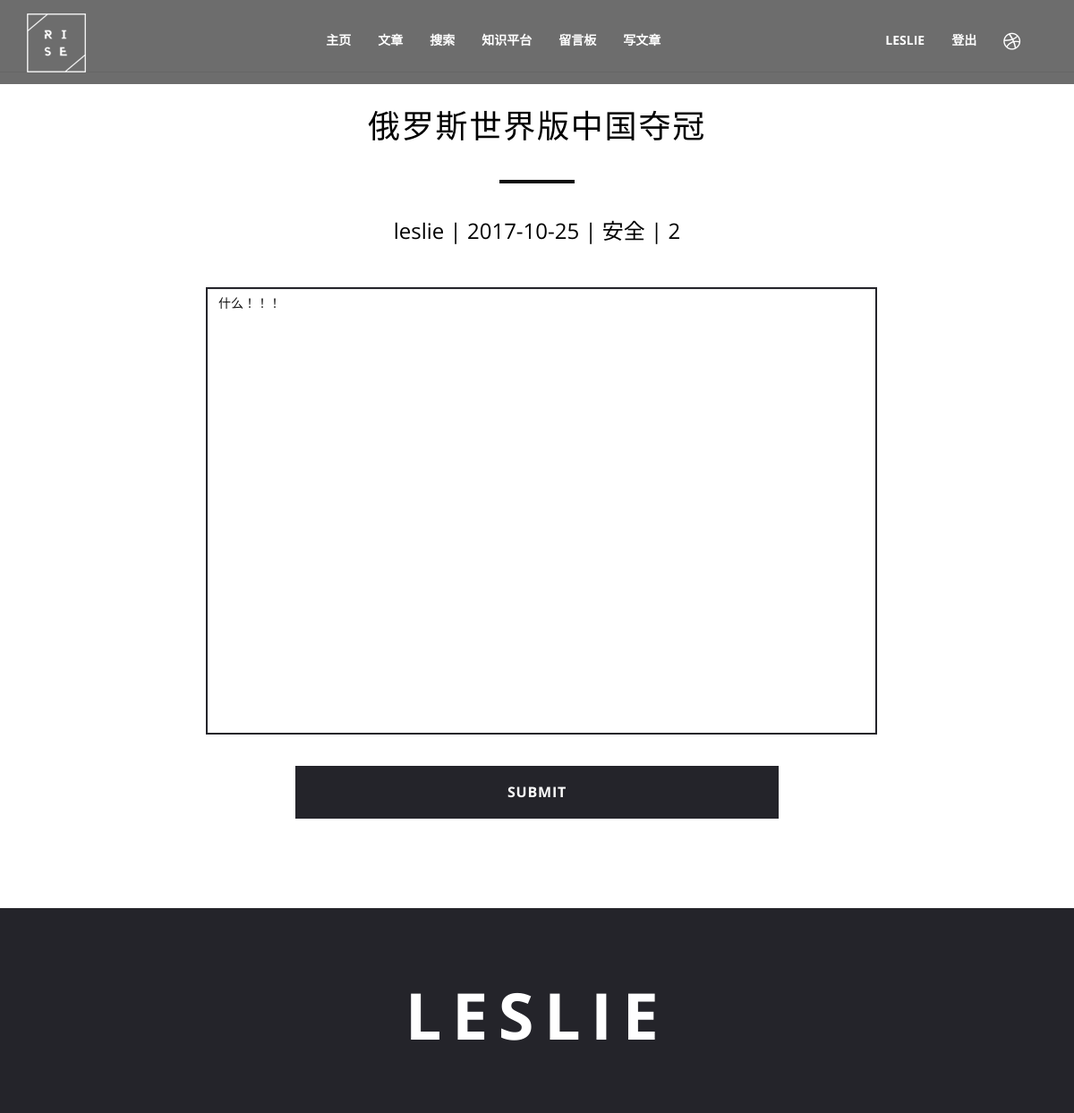
Page /edit_post/3/ (signed in) on the earlier database version.
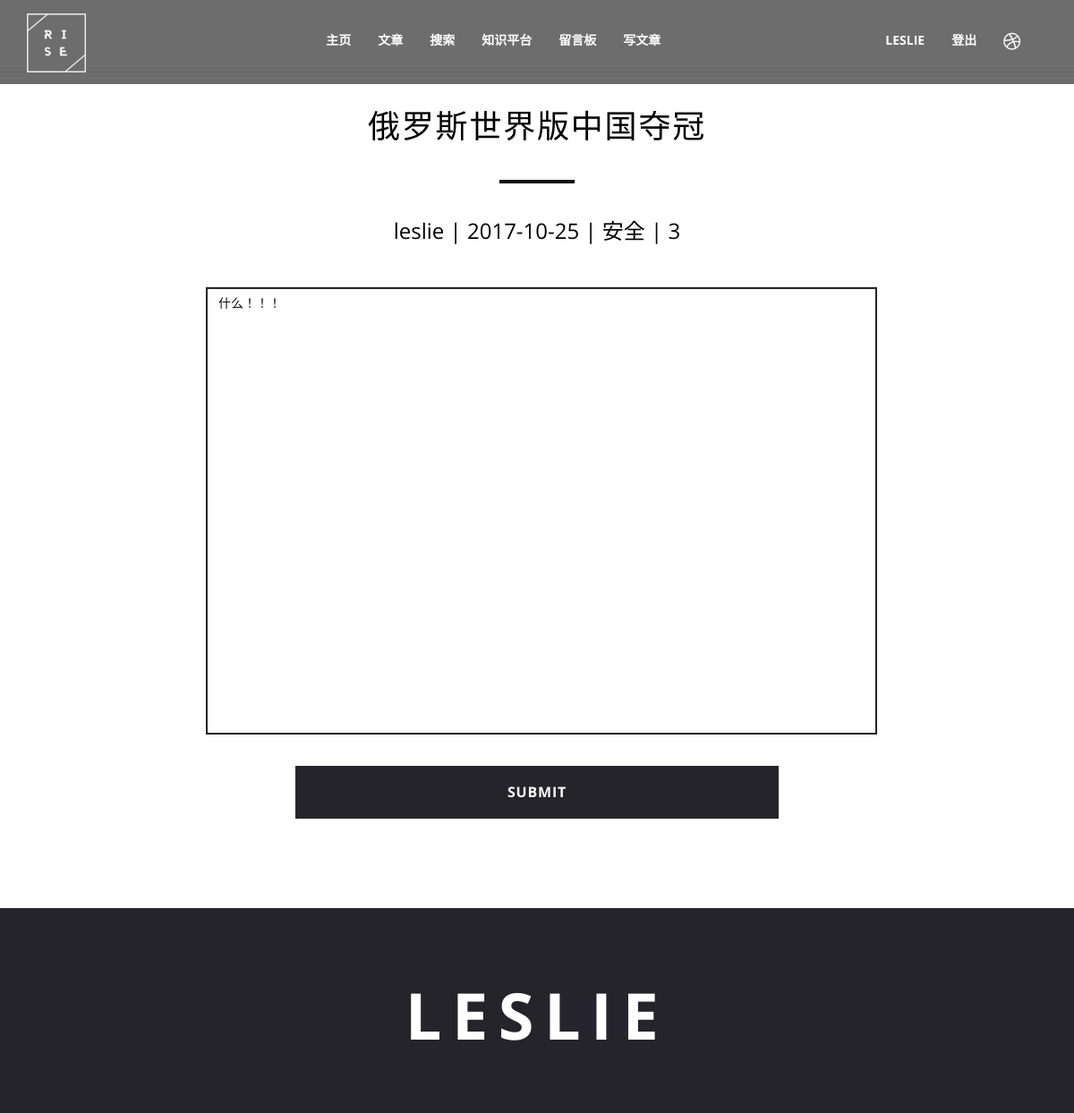
Same page on the later database version.
### blog/models.py (models this page shows, shortened)
class Post(models.Model):
    title = models.CharField(max_length=70)
    body = models.TextField()
    created_time = models.DateTimeField(default=datetime.utcnow())
    modified_time = models.DateTimeField()
    views = models.PositiveIntegerField(default=0)
    category = models.ForeignKey(Category)
    author = models.ForeignKey(User)
    class Meta:
        ordering = ['-created_time']

class Category(models.Model):
    name = models.CharField(max_length=100)
    def __str__(self):
        return self.name

### blog/views.py (the view)
# urls.py: url(r'^edit_post/(?P<pk>[0-9]+)/$', views.edit, name='edit'),
@login_required(login_url='/')
@permission_required('Can_add_post', raise_exception=True)
def edit(request, pk):
    post = Post.objects.get(id=pk)
    if request.method == 'POST':
        body = request.POST['body']
        post.body = body
        post.save()
        return HttpResponseRedirect(reverse('blog:detail', kwargs={'pk': pk}))
    else:
        return render(request, 'blog/edit_post.html', context={'post': post})

### blog/templates/blog/edit_post.html (shortened to what this page needs)
{% extends 'base.html' %}
{% block page_content %}
<section id="contactt">
    <hr class="Light-sep">
        <div class="container">
            <h2>{{ post.title }}</h2>
            <hr class="sep">
            <h4>{{ post.author }} | {{ post.created_time|date:"Y-m-d "  }} | {{ post.category }} | {{ post.views }}</h4>
            <div class="col-md-6 col-md-offset-3 wow fadeInUp" data-wow-delay=".3s">
                <form method='POST'>
                    <div style="margin-left:-100px;" class="form-group">
                        <textarea class="form-control" name="body">{{ post.body }}{{ message }}</textarea>
                    </div>
                    <input type="submit" class="btn-block">
                </form>
            </div>
        </div>
    </section>
{% endblock %}

Differences in the rows shown:
changed Post "俄罗斯世界版中国夺冠": views "2" → "3"
